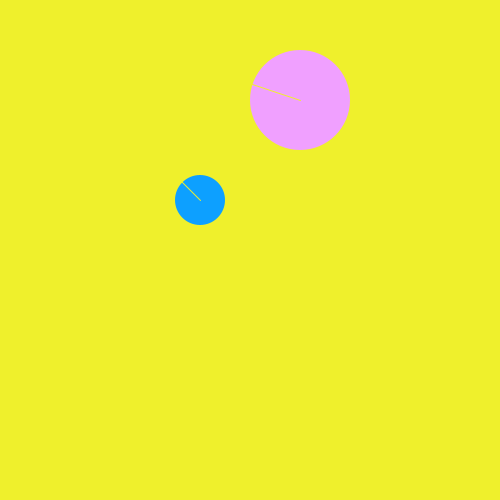
Frame 1 (no input)
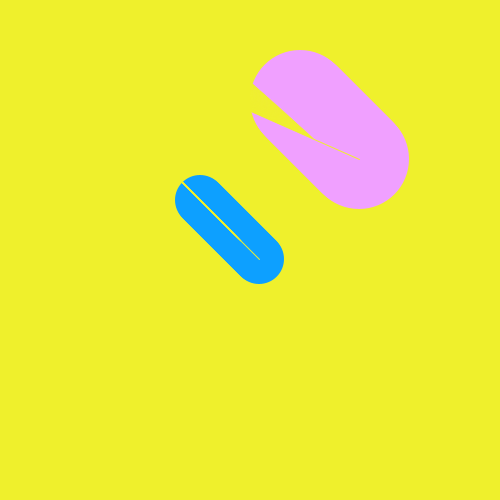
Frame 60 (the mouse pressed at the canvas centre just before this capture)
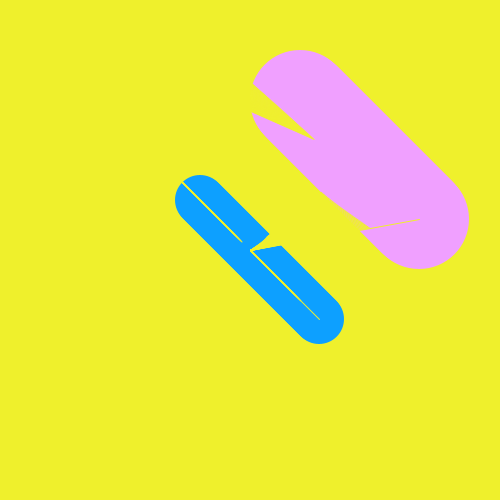
Frame 120 (the mouse held since frame 60 and released just before this capture)

The Processing sketch that drew these frames (run headless with seeded random() and noise(); from frame 60 on, the mouse is pressed at the canvas centre):

// Processing sketch: processing_90315
// ── processing_90315.pde


int posX;
int posY;

int posZ;

int X;
int Y;

int incX;
int incY;

int incXX;
int incYY;





//--------------

void setup (){
     
     size(500,500);
     background(239, 240, 44);
     
     posX = 200;
     posY = 200;
          
     X = 300;
     Y = 100;

    incX = 1;
    incY = 1;
    incXX = 1;
    incYY = 1;
    
  


}

// -------------

void draw (){
  

  noStroke();
  fill(20,242,170,0);
  rect (0,0, width, height);


    fill (13, 160, 255);
    ellipse (posX, posY, 50, 50);
    
    fill (240, 160, 255);
    ellipse (X, Y, 100, 100);
    
    stroke (239, 240, 44);
    line(posX, posY, mouseX, mouseY);
    line(X, Y, mouseX, mouseY);
    
    

    posX = posX + incX;   
    posY = posY + incY;
    X = X + incXX;
    Y = Y + incYY;
    

    
    if(posX < 0){
       incX = incX * -1;}
    
    
    if(posX > width){
     incX = incX * -1;  
    }
    
     if(posY < 0){
       incY = incY * -1;}
    
    
    if(posY > height){
     incY = incY * -1;  
    }
    
    
    //--------
    
    
     if(X < 0){
       incXX = incXX * -1;}
    
    
    if(X > width){
     incXX = incXX * -1;  
    }
    
     if(Y < 0){
       incYY = incYY * -1;}
    
    
    if(Y > height){
     incYY = incYY * -1;  
    }
    
    
    
    println(posX);
 
 
 
  


}
